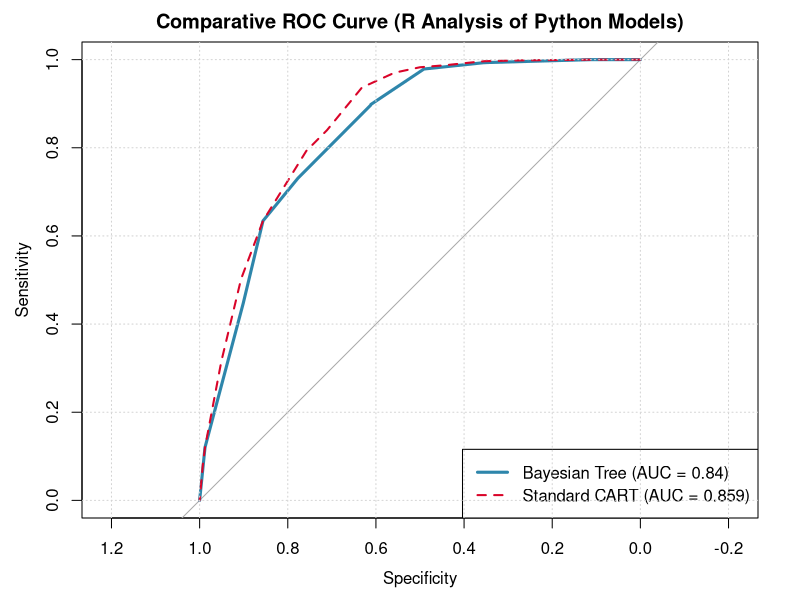
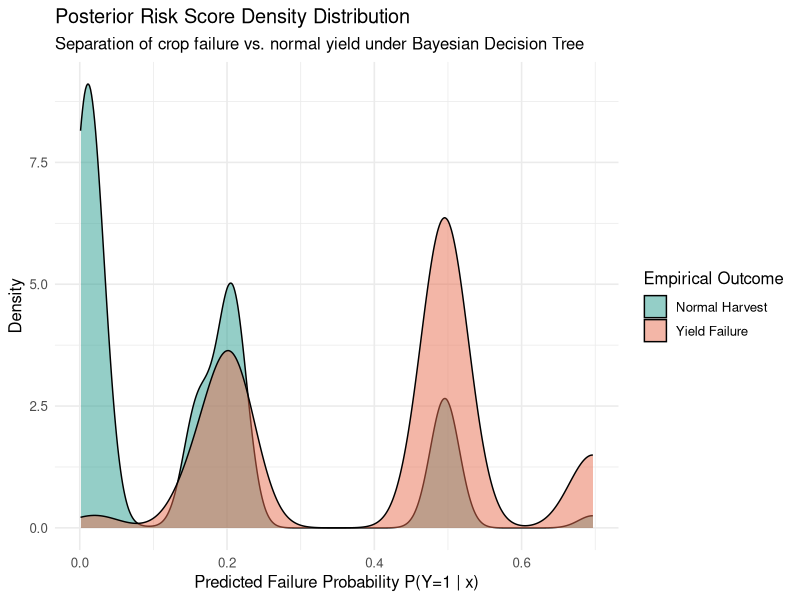

Recreate these plots in R, in order.
suppressPackageStartupMessages({
  library(pROC)
  library(ggplot2)
})

if (!file.exists("model_predictions.csv")) {
  stop("model_predictions.csv not found! Run 'python stage1_model.py' first.")
}

data <- read.csv("model_predictions.csv")
cat("[R] Loaded model predictions from Python pipeline. Total records:", nrow(data), "\n")

se_cart  <- (data$prob_cart - data$actual_failure)^2
se_bayes <- (data$prob_bayes - data$actual_failure)^2

t_test_result <- t.test(se_cart, se_bayes, paired = TRUE, alternative = "greater")

cat("\n----- TRACK 5: HYPOTHESIS TESTING (PAIRED T-TEST) -----\n")
cat("Null Hypothesis (H0): Mean Squared Error(CART) <= Mean Squared Error(Bayesian)\n")
cat("Alternative (H1)   : Mean Squared Error(CART) > Mean Squared Error(Bayesian)\n")
cat("t-statistic        :", round(t_test_result$statistic, 4), "\n")
cat("p-value            :", format.pval(t_test_result$p.value, digits = 4), "\n")
cat("95% CI of Diff     : [", round(t_test_result$conf.int[1], 5), ",", round(t_test_result$conf.int[2], 5), "]\n")
if (t_test_result$p.value < 0.05) {
  cat("Result             : Reject H0. Bayesian model shows statistically significant error reduction (p < 0.05).\n")
} else {
  cat("Result             : Fail to reject H0.\n")
}
cat("-------------------------------------------------------\n\n")

roc_cart  <- roc(data$actual_failure, data$prob_cart, quiet = TRUE)
roc_bayes <- roc(data$actual_failure, data$prob_bayes, quiet = TRUE)

png("final_roc_comparison.png", width = 800, height = 600, res = 120)
plot(roc_bayes, col = "#2E86AB", lwd = 3, main = "Comparative ROC Curve (R Analysis of Python Models)")
lines(roc_cart, col = "#D90429", lwd = 2, lty = 2)
legend("bottomright", 
       legend = c(paste0("Bayesian Tree (AUC = ", round(auc(roc_bayes), 3), ")"),
                  paste0("Standard CART (AUC = ", round(auc(roc_cart), 3), ")")),
       col = c("#2E86AB", "#D90429"), 
       lwd = c(3, 2), 
       lty = c(1, 2))
grid()
dev.off()
cat("[R] Generated 'final_roc_comparison.png'\n")

data$Failure_Label <- factor(data$actual_failure, levels = c(0, 1), labels = c("Normal Harvest", "Yield Failure"))

p <- ggplot(data, aes(x = prob_bayes, fill = Failure_Label)) +
  geom_density(alpha = 0.5) +
  scale_fill_manual(values = c("#2A9D8F", "#E76F51")) +
  labs(title = "Posterior Risk Score Density Distribution",
       subtitle = "Separation of crop failure vs. normal yield under Bayesian Decision Tree",
       x = "Predicted Failure Probability P(Y=1 | x)",
       y = "Density",
       fill = "Empirical Outcome") +
  theme_minimal(base_size = 12)

ggsave("final_risk_distribution.png", plot = p, width = 7, height = 5, dpi = 300)
cat("[R] Generated 'final_risk_distribution.png'\n")
